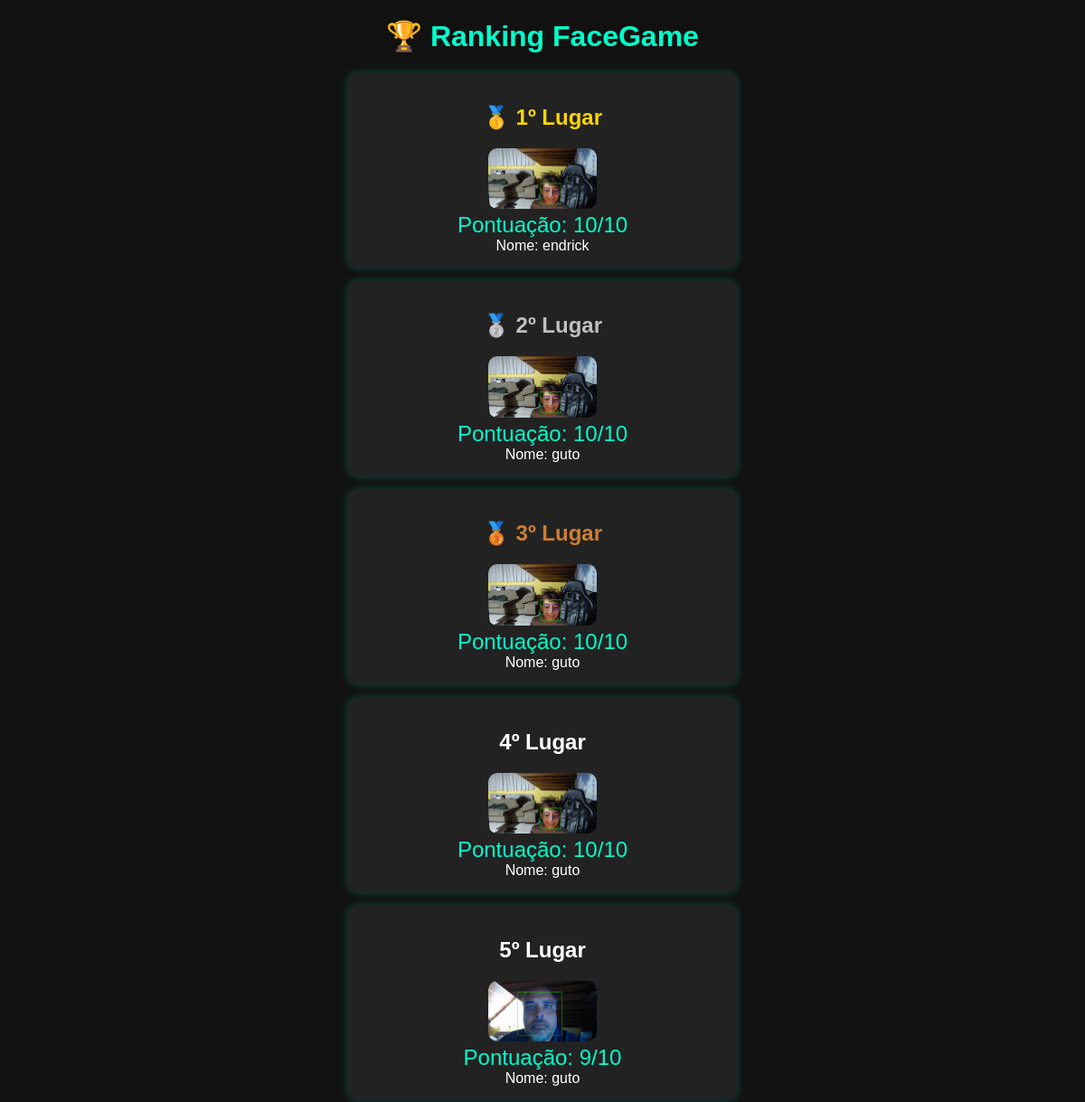
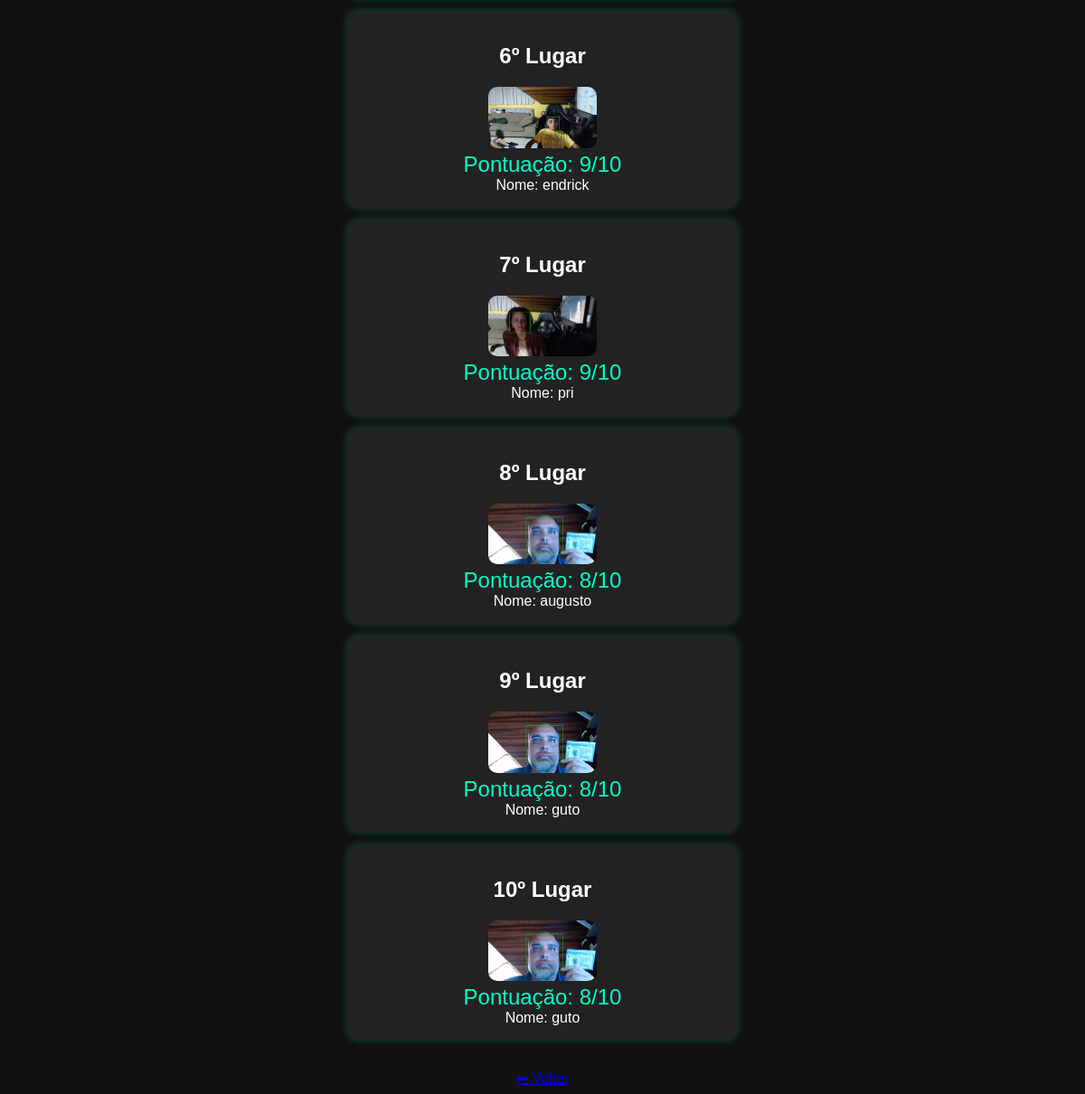
Page /ranking on the committed database (2 pictures, top to bottom).
### tables this page shows
CREATE TABLE ranking (
            id INTEGER PRIMARY KEY AUTOINCREMENT,
            nome TEXT,
            filename TEXT,
            score INTEGER
        );

### app.py (the view)
@app.route("/ranking")
def ranking():
    conn = sqlite3.connect("scores.db")
    cursor = conn.cursor()
    cursor.execute("SELECT nome, filename, score FROM ranking ORDER BY score DESC LIMIT 10")
    dados = cursor.fetchall()
    conn.close()
    return render_template("ranking.html", dados=dados)

### templates/ranking.html (shortened to what this page needs)
<!DOCTYPE html>
<html>
<head>
</head>
<body>
<h1>🏆 Ranking FaceGame</h1>
{% for jogador in dados %}
<div class="card">
    <h2>
        {% if loop.index == 1 %}<span class="gold">🥇 1º Lugar</span>
        {% elif loop.index == 2 %}<span class="silver">🥈 2º Lugar</span>
        {% elif loop.index == 3 %}<span class="bronze">🥉 3º Lugar</span>
        {% else %}{{ loop.index }}º Lugar{% endif %}
    </h2>
    <img src="{{ url_for('static', filename='processed/' + jogador[1]) }}">
    <div class="score">Pontuação: {{ jogador[2] }}/10</div>
    <div class="nome">Nome: {{ jogador[0] }}</div>
</div>
{% endfor %}
<br>
<a href="/">⬅ Voltar</a>
</body>
</html>

### templates/ranking.html (style rules this page uses)
body { background:#111;color:white;text-align:center;font-family:Arial; }
h1 { color:#00ffcc; }
.card { background:#222;margin:15px auto;padding:15px;width:400px;border-radius:10px;box-shadow:0 0 10px #00ffcc44; }
img { width:120px;border-radius:10px; }
.score { font-size:24px;color:#00ffcc; }
.gold { color:gold; }
.silver { color:silver; }
.bronze { color:#cd7f32; }

### rows in the picture
ranking: shows "🥇 1º Lugar", filename (picture), score "10", nome "endrick"
ranking: shows "🥈 2º Lugar", filename (picture), score "10", nome "guto"
ranking: shows "🥉 3º Lugar", filename (picture), score "10", nome "guto"
ranking: filename (picture), score "10", nome "guto"
ranking: filename (picture), score "9", nome "guto"
ranking: filename (picture), score "9", nome "endrick"
ranking: filename (picture), score "9", nome "pri"
ranking: filename (picture), score "8", nome "augusto"
ranking: filename (picture), score "8", nome "guto"
ranking: filename (picture), score "8", nome "guto"
